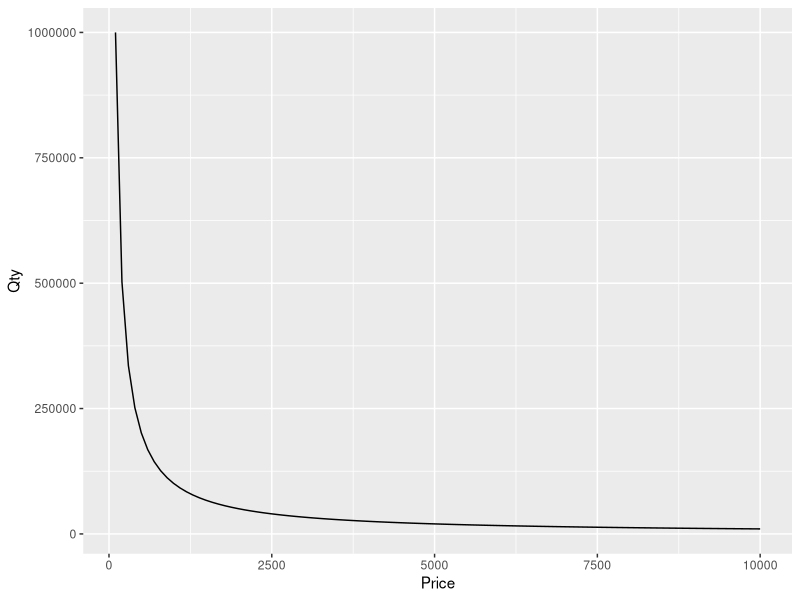
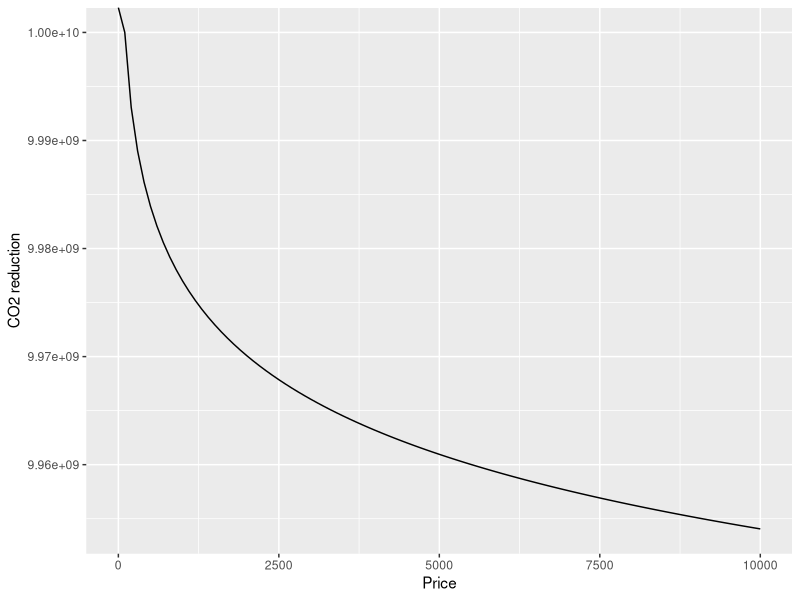
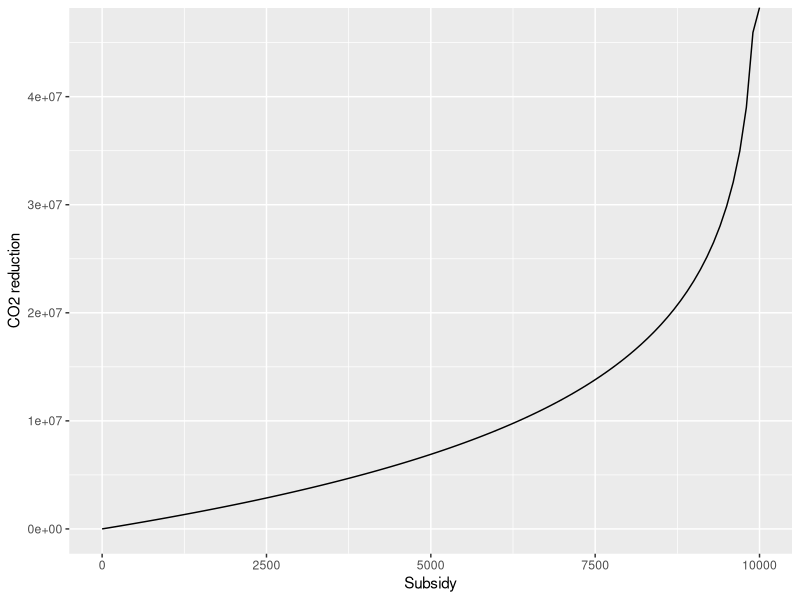

R code for these plots, in order:
## ---- chunk 1
knitr::opts_chunk$set(echo = TRUE)
library(tidyverse)
library(lpSolve)
## ---- chunk 2
# Define our quantity as a function of price, M and eta
q <- function(M, eta, p) {(100^eta*M) * p^(-eta)}
## ---- chunk 3
ggplot() +
  geom_function(fun = ~q(1000000, 1, .x), xlim = c(100,10000)) +
  xlab("Price") +
  ylab("Qty")
## ---- chunk 4
g_1 = 10000 # kg of CO2 reduced per year per unit
ggplot() +
  geom_function(fun = ~ g_1 * q(1000000, .001, .x), xlim = c(0,10000)) +
  xlab("Price") +
  ylab("CO2 reduction")
## ---- chunk 5
p_1 <- 10000
ggplot() +
  geom_function(fun = ~ g_1 * (q(1000000, .001, p_1 - .x) - q(1000000, .001, p_1)), xlim = c(0,p_1)) +
  xlab("Subsidy") +
  ylab("CO2 reduction")
## ---- chunk 6
overhead = 1.2 # assume 20% overhead

s11 <- tibble(subsidy = "HeatMid",
              g = g_1,
              X = 1000000,
              eta = .001,
              p = p_1,
              s = seq(100, p_1*.8, 1000), #max 80% subsidy
              name = paste(subsidy, s, sep="-"),
              q_nosub = q(X, eta, p),
              q_sub = q(X, eta, p - s),
              g_saved = g*(q_sub - q_nosub),
              s_total = s * q_sub * overhead)

s12 <- tibble(subsidy = "HeatLow",
              g = g_1,
              X = 2000000, # larger market
              eta = .002, # more price sensitive
              p = p_1,
              s = seq(100, p_1*.8, 1000), #max 80% subsidy
              name = paste(subsidy, s, sep="-"),
              q_nosub = q(X, eta, p),
              q_sub = q(X, eta, p - s),
              g_saved = g*(q_sub - q_nosub),
              s_total = s * q_sub * overhead)

s21 <- tibble(subsidy = "SolarMid",
              g = 20000,
              X = 100000, # much smaller market
              eta = .0005, # less price sensitive
              p = 10000,
              s = seq(100, 10000*.8, 1000), #max 80% subsidy
              name = paste(subsidy, s, sep="-"),
              q_nosub = q(X, eta, p),
              q_sub = q(X, eta, p - s),
              g_saved = g*(q_sub - q_nosub),
              s_total = s * q_sub * overhead)

s22 <- tibble(subsidy = "SolarLow",
              g = 20000,
              X = 200000, # much smaller market
              eta = .001,
              p = 10000,
              s = seq(100, 10000*.8, 1000), #max 80% subsidy
              name = paste(subsidy, s, sep="-"),
              q_nosub = q(X, eta, p),
              q_sub = q(X, eta, p - s),
              g_saved = g*(q_sub - q_nosub),
              s_total = s * q_sub * overhead)

s <- rbind(s11, s12, s21, s22)
B <- 1e7
## ---- chunk 7
s
## ---- chunk 8
num_programs <- s %>% count(subsidy) %>% nrow()

# goal: maximize ghg saved
f.obj <- pull(s, g_saved)

# subject to the following constraints
f.con <- matrix(c(s$s_total, # budget for each level
          ifelse(pull(s, subsidy) == "HeatMid", 1, 0), # must pick one level per program
          ifelse(pull(s, subsidy) == "HeatLow", 1, 0), # tk make this more automated
          ifelse(pull(s, subsidy) == "SolarMid", 1, 0),
          ifelse(pull(s, subsidy) == "SolarLow", 1, 0)),
          nrow=5, byrow = TRUE)

f.dir <- c("<=", replicate(num_programs, "="))
f.rhs <- c(B, replicate(num_programs, 1))
## ---- chunk 9
optim.1 <- lp(direction = "max",
              f.obj,
              f.con,
              f.dir,
              f.rhs,
              all.bin = TRUE)
## ---- chunk 10
sum(s$s_total[optim.1$solution == 1])/B
## ---- chunk 11
s$name[optim.1$solution == 1]
## ---- chunk 12
sum(s$g_saved[optim.1$solution == 1]) / 1e6
## ---- chunk 13
f.dir.2 <- c("<=", replicate(num_programs, "<="))

optim.2 <- lp(direction = "max",
              f.obj,
              f.con,
              f.dir.2,
              f.rhs,
              all.bin = TRUE)
## ---- chunk 14
sum(s$s_total[optim.2$solution == 1])/B
## ---- chunk 15
s$name[optim.2$solution == 1]
## ---- chunk 16
sum(s$g_saved[optim.2$solution == 1]) / 1e6
